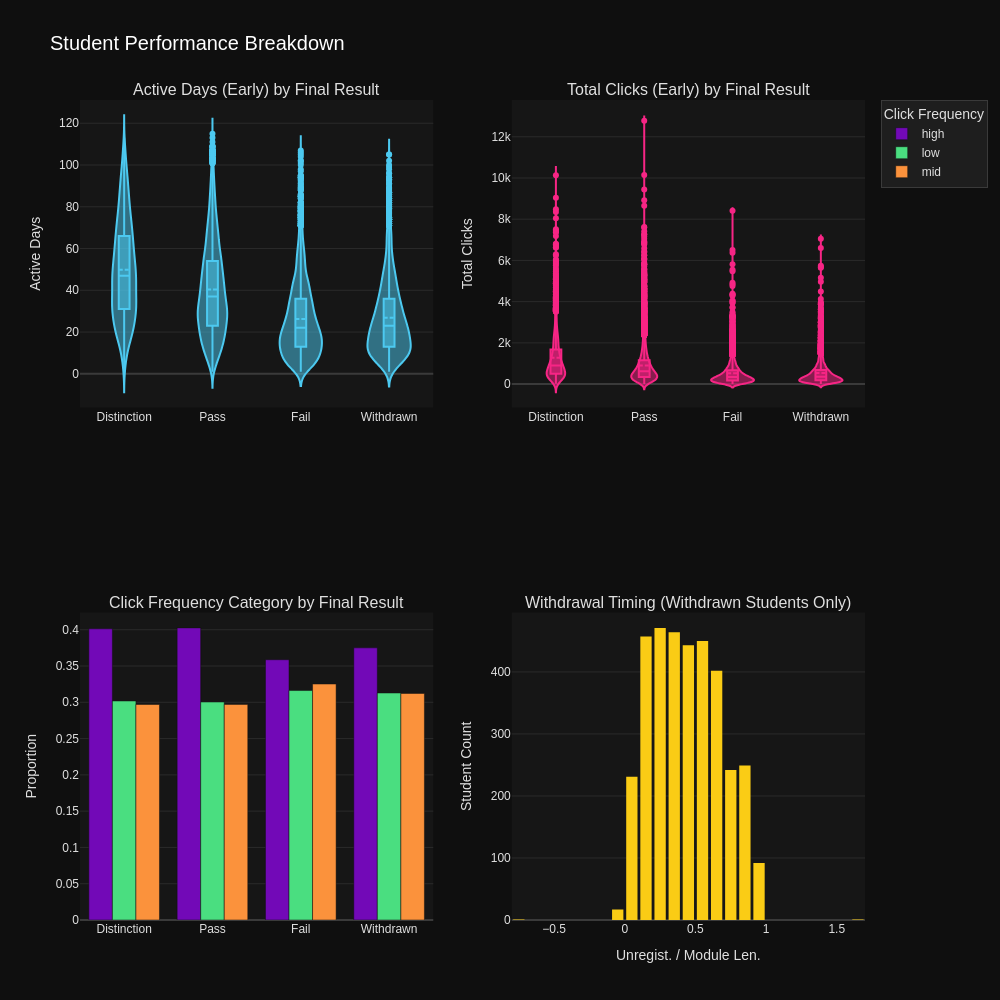

This figure's notebook cell:
### Markdown cell above
## 4. Engagement vs Outcome Analysis
We want to see how engagement metrics relate to the final_result. We will be looking at the following engagement metrics:
- active_days_early
- total_clicks_early
- clicks_freq_init
- date_unregistration / module_presentation_length (for withdrawn students)

### Code cell
WITHDRAWN_LABEL = "Withdrawn"
UNREGISTRATION_RATIO_COL = "unregistration_ratio"
OUTPUT_IMAGE = "final_result_comparisons.png"
PLOT_HEIGHT = 1000
PLOT_WIDTH = 1000
RESULT_ORDER = ["Distinction", "Pass", "Fail", "Withdrawn"]

SUBPLOT_TITLES = [
	"Active Days (Early) by Final Result",
	"Total Clicks (Early) by Final Result",
	"Click Frequency Category by Final Result",
	"Withdrawal Timing (Withdrawn Students Only)",
]


def grouped_violin(df, x_col, y_col):
	return go.Violin(
		x=df[x_col],
		y=df[y_col],
		showlegend=False,
		box_visible=True,
		meanline_visible=True,
		points="outliers",
	)


def freq_init_grouped_bars(df):
	counts = (
		df.groupby(["final_result", "clicks_freq_init"])
		.size()
		.reset_index(name="count")
	)
	group_totals = counts.groupby("final_result")["count"].transform("sum")
	counts["proportion"] = counts["count"] / group_totals
	freq_categories = sorted(counts["clicks_freq_init"].dropna().unique())
	return [
		go.Bar(
			name=freq,
			x=counts[counts["clicks_freq_init"] == freq]["final_result"],
			y=counts[counts["clicks_freq_init"] == freq]["proportion"],
		)
		for freq in freq_categories
	]


def withdrawal_ratio_histogram(df):
	withdrawn = df[df["final_result"] == WITHDRAWN_LABEL].copy()
	withdrawn[UNREGISTRATION_RATIO_COL] = (
			withdrawn["date_unregistration"] / withdrawn["module_presentation_length"]
	)
	return go.Histogram(
		x=withdrawn[UNREGISTRATION_RATIO_COL].dropna(),
		showlegend=False,
		nbinsx=40,
	)


fig = make_subplots(rows=2, cols=2, subplot_titles=SUBPLOT_TITLES)

fig.add_trace(grouped_violin(train_data, "final_result", "active_days_early"), row=1, col=1)
fig.add_trace(grouped_violin(train_data, "final_result", "total_clicks_early"), row=1, col=2)

for trace in freq_init_grouped_bars(train_data):
	fig.add_trace(trace, row=2, col=1)

fig.add_trace(withdrawal_ratio_histogram(train_data), row=2, col=2)

fig.update_layout(
	height=PLOT_HEIGHT,
	width=PLOT_WIDTH,
	barmode="group",
	title_text="Student Performance Breakdown",
	legend_title_text="Click Frequency",
)

fig.update_xaxes(categoryorder="array", categoryarray=RESULT_ORDER, row=1, col=1)
fig.update_xaxes(categoryorder="array", categoryarray=RESULT_ORDER, row=1, col=2)
fig.update_xaxes(categoryorder="array", categoryarray=RESULT_ORDER, row=2, col=1)

fig.update_yaxes(title_text="Active Days", row=1, col=1)
fig.update_yaxes(title_text="Total Clicks", row=1, col=2)
fig.update_yaxes(title_text="Proportion", row=2, col=1)
fig.update_xaxes(title_text="Unregist. / Module Len.", row=2, col=2)
fig.update_yaxes(title_text="Student Count", row=2, col=2)

fig.write_image(OUTPUT_IMAGE)
fig.show()

### Figure 1 — Plotly figure (JSON) as saved in the notebook; plotly's stock layout.template omitted (floating-point values rounded to 4 significant figures; data arrays with more than 128 entries replaced by an {"elided": "..."} marker saying what was removed)
{"data": [{"box": {"visible": true}, "meanline": {"visible": true}, "points": "outliers", "showlegend": false, "x": {"elided": "18728 str values"}, "y": {"elided": "18728 int values"}, "type": "violin", "xaxis": "x", "yaxis": "y"}, {"box": {"visible": true}, "meanline": {"visible": true}, "points": "outliers", "showlegend": false, "x": {"elided": "18728 str values"}, "y": {"elided": "18728 int values"}, "type": "violin", "xaxis": "x2", "yaxis": "y2"}, {"name": "high", "x": ["Distinction", "Fail", "Pass", "Withdrawn"], "y": [0.4012, 0.3587, 0.4025, 0.375], "type": "bar", "xaxis": "x3", "yaxis": "y3"}, {"name": "low", "x": ["Distinction", "Fail", "Pass", "Withdrawn"], "y": [0.3018, 0.3162, 0.3003, 0.3128], "type": "bar", "xaxis": "x3", "yaxis": "y3"}, {"name": "mid", "x": ["Distinction", "Fail", "Pass", "Withdrawn"], "y": [0.297, 0.3252, 0.2971, 0.3122], "type": "bar", "xaxis": "x3", "yaxis": "y3"}, {"nbinsx": 40, "showlegend": false, "x": {"elided": "3520 float values"}, "type": "histogram", "xaxis": "x4", "yaxis": "y4"}], "layout": {"xaxis": {"anchor": "y", "domain": [0.0, 0.45], "categoryorder": "array", "categoryarray": ["Distinction", "Pass", "Fail", "Withdrawn"]}, "yaxis": {"anchor": "x", "domain": [0.625, 1.0], "title": {"text": "Active Days"}}, "xaxis2": {"anchor": "y2", "domain": [0.55, 1.0], "categoryorder": "array", "categoryarray": ["Distinction", "Pass", "Fail", "Withdrawn"]}, "yaxis2": {"anchor": "x2", "domain": [0.625, 1.0], "title": {"text": "Total Clicks"}}, "xaxis3": {"anchor": "y3", "domain": [0.0, 0.45], "categoryorder": "array", "categoryarray": ["Distinction", "Pass", "Fail", "Withdrawn"]}, "yaxis3": {"anchor": "x3", "domain": [0.0, 0.375], "title": {"text": "Proportion"}}, "xaxis4": {"anchor": "y4", "domain": [0.55, 1.0], "title": {"text": "Unregist. / Module Len."}}, "yaxis4": {"anchor": "x4", "domain": [0.0, 0.375], "title": {"text": "Student Count"}}, "annotations": [{"font": {"size": 16}, "showarrow": false, "text": "Active Days (Early) by Final Result", "x": 0.225, "xanchor": "center", "xref": "paper", "y": 1.0, "yanchor": "bottom", "yref": "paper"}, {"font": {"size": 16}, "showarrow": false, "text": "Total Clicks (Early) by Final Result", "x": 0.775, "xanchor": "center", "xref": "paper", "y": 1.0, "yanchor": "bottom", "yref": "paper"}, {"font": {"size": 16}, "showarrow": false, "text": "Click Frequency Category by Final Result", "x": 0.225, "xanchor": "center", "xref": "paper", "y": 0.375, "yanchor": "bottom", "yref": "paper"}, {"font": {"size": 16}, "showarrow": false, "text": "Withdrawal Timing (Withdrawn Students Only)", "x": 0.775, "xanchor": "center", "xref": "paper", "y": 0.375, "yanchor": "bottom", "yref": "paper"}], "title": {"text": "Student Performance Breakdown"}, "legend": {"title": {"text": "Click Frequency"}}, "height": 1000, "width": 1000, "barmode": "group"}}
